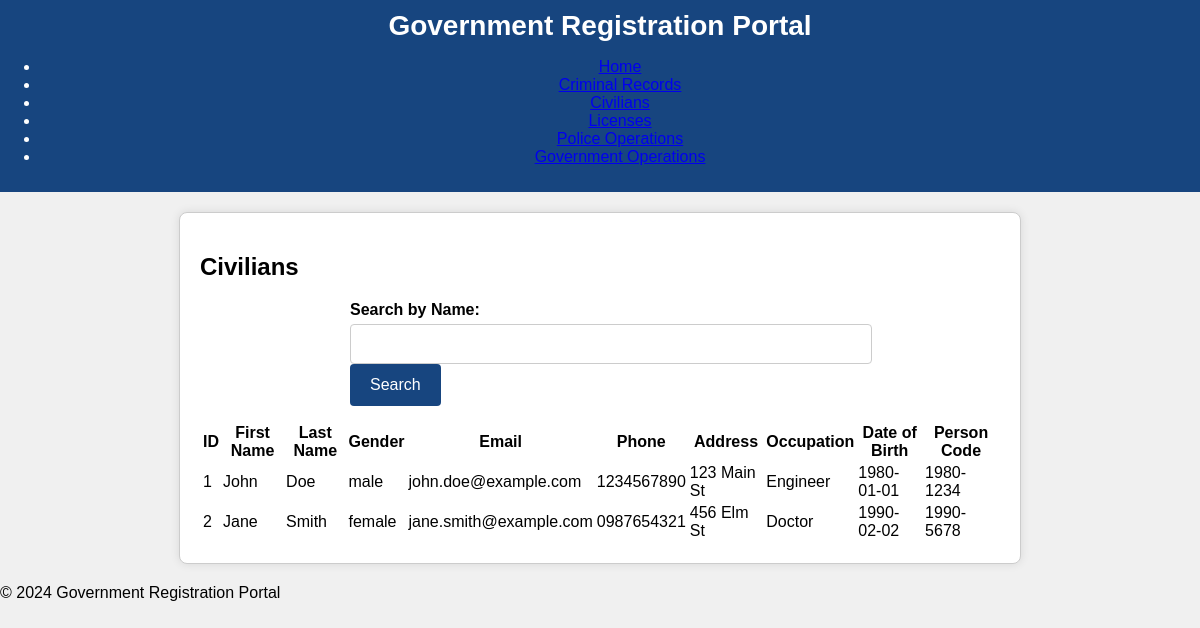
Page /civilians.php (signed in) on the committed database.
### tables this page shows
CREATE TABLE IF NOT EXISTS `civilians` (
  `id` int(11) NOT NULL AUTO_INCREMENT,
  `username` varchar(50) NOT NULL,
  `password` varchar(255) NOT NULL,
  `first_name` varchar(50) NOT NULL,
  `last_name` varchar(50) NOT NULL,
  `gender` enum('male','female','other') NOT NULL,
  `email` varchar(100) NOT NULL,
  `phone` varchar(20) NOT NULL,
  `address` varchar(255) NOT NULL,
  `occupation` varchar(50) NOT NULL,
  `dob` date NOT NULL,
  `person_code` varchar(50) NOT NULL,
  PRIMARY KEY (`id`),
  UNIQUE KEY `username` (`username`),
  UNIQUE KEY `email` (`email`),
  UNIQUE KEY `person_code` (`person_code`)
);

### civilians.php (the view, shortened to what this page needs)
<?php
include 'includes/db.php';
include 'includes/header.php';
$search_name = '';
$query = "SELECT id, first_name, last_name, gender, email, phone, address, occupation, dob, person_code
          FROM civilians";
$result = $conn->query($query);
?>
<main>
    <h2>Civilians</h2>
    <form method="POST" action="<?php echo htmlspecialchars($_SERVER['PHP_SELF']); ?>">
        <div>
            <label for="search_name">Search by Name:</label>
            <input type="text" id="search_name" name="search_name" value="<?php echo htmlspecialchars($search_name); ?>">
            <button type="submit">Search</button>
        </div>
    </form>
    <table>
        <thead>
            <tr>
                <th>ID</th>
                <th>First Name</th>
                <th>Last Name</th>
                <th>Gender</th>
                <th>Email</th>
                <th>Phone</th>
                <th>Address</th>
                <th>Occupation</th>
                <th>Date of Birth</th>
                <th>Person Code</th>
            </tr>
        </thead>
        <tbody>
            <?php while ($row = $result->fetch_assoc()): ?>
                <tr>
                    <td><?php echo htmlspecialchars($row['id']); ?></td>
                    <td><?php echo htmlspecialchars($row['first_name']); ?></td>
                    <td><?php echo htmlspecialchars($row['last_name']); ?></td>
                    <td><?php echo htmlspecialchars($row['gender']); ?></td>
                    <td><?php echo htmlspecialchars($row['email']); ?></td>
                    <td><?php echo htmlspecialchars($row['phone']); ?></td>
                    <td><?php echo htmlspecialchars($row['address']); ?></td>
                    <td><?php echo htmlspecialchars($row['occupation']); ?></td>
                    <td><?php echo htmlspecialchars($row['dob']); ?></td>
                    <td><?php echo htmlspecialchars($row['person_code']); ?></td>
                </tr>
            <?php endwhile; ?>
        </tbody>
    </table>
</main>
<?php include 'includes/footer.php'; ?>

### styles/style.css (style rules this page uses)
body { font-family: Arial, sans-serif; background-color: #f0f0f0; margin: 0; padding: 0; }
main { max-width: 800px; margin: 20px auto; padding: 20px; background-color: #fff; border: 1px solid #ccc; border-radius: 8px; box-shadow: 0 0 10px rgba(0, 0, 0, 0.1); }
form { max-width: 500px; margin: auto; }
form div { margin-bottom: 15px; }
label { display: block; font-weight: bold; margin-bottom: 5px; }
input[type="text"], input[type="password"], textarea { width: 100%; padding: 10px; font-size: 16px; border: 1px solid #ccc; border-radius: 4px; }
button { background-color: #17457f; color: #fff; padding: 12px 20px; border: none; border-radius: 4px; font-size: 16px; cursor: pointer; }

### rows in the picture
civilians: id "1", first_name "John", last_name "Doe", gender "male", email "john.doe@example.com", phone "1234567890", address "123 Main St", occupation "Engineer", dob "1980-01-01", person_code "1980-1234"
civilians: id "2", first_name "Jane", last_name "Smith", gender "female", email "jane.smith@example.com", phone "0987654321", address "456 Elm St", occupation "Doctor", dob "1990-02-02", person_code "1990-5678"
